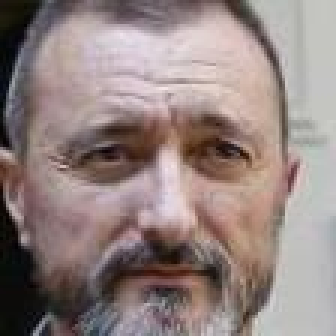
#> input picture software/src/same_person_1.jpg, 112 x 112 px (shown 3 times larger)
$ python run_verify.py --image ../src/same_person_1.jpg
#> lines starting #> are read from the running program, lines starting #| are printed output that depends on the picture
#!/usr/bin/env python3
"""
run_verify.py
Full end-to-end RTL verification: generate C-model golden files and RTL
simulation output from the same input image, then compare all 50 layers.

Run from project root:
  # Full flow (image → golden + RTL → compare):
  python3 software/eval/run_verify.py --image path/to/face.jpg

  # Skip golden regen (assume current golden/ files match layer0_in.txt):
  python3 software/eval/run_verify.py --image path/to/face.jpg --skip-golden

  # Only compare existing files (no re-running anything):
  python3 software/run_verify.py --verify-only

  # Full flow on the default test image (uses current layer0_in.txt):
  python3 software/run_verify.py
"""

import argparse
import os
import subprocess
import sys
import numpy as np
from PIL import Image

PROJECT_ROOT = os.path.abspath(os.path.join(os.path.dirname(__file__), "../.."))
GOLDEN_DIR   = os.path.join(PROJECT_ROOT, "software/golden")

# Resolved per --sim argument in main()
_sim          = "v1"
SIM_DIR       = None
LAYER_HEX_DIR = None
HEX_DIR       = None
MAKE_TARGET   = None

SIM_CONFIGS = {
    "v1": {
        "sim_dir":       os.path.join(PROJECT_ROOT, "hardware/frontend/sim"),
        "layer_hex_dir": os.path.join(PROJECT_ROOT, "hardware/frontend/sim/layer_hex"),
        "hex_dir":       os.path.join(PROJECT_ROOT, "hardware/frontend/sim/hex"),
        "make_target":   "top",
        "label":         "RTL v1",
    },
    "v2": {
        "sim_dir":       os.path.join(PROJECT_ROOT, "hardware/frontend/sim2"),
        "layer_hex_dir": os.path.join(PROJECT_ROOT, "hardware/frontend/sim2/layer_hex"),
        "hex_dir":       os.path.join(PROJECT_ROOT, "hardware/frontend/sim2/hex"),
        "make_target":   "top",
        "label":         "RTL v2",
    },
    "gl": {
        "sim_dir":       os.path.join(PROJECT_ROOT, "hardware/frontend/sim2"),
        "layer_hex_dir": os.path.join(PROJECT_ROOT, "hardware/frontend/sim2/layer_hex_gl"),
        "hex_dir":       os.path.join(PROJECT_ROOT, "hardware/frontend/sim2/hex"),
        "make_target":   "gl",
        "label":         "Gate-Level (v2 netlist)",
    },
}

B0 = 0x00000
B1 = 0x54000
B2 = 0xA8000

LAYER_PARAMS = {
     0: {"C":  64, "H": 56, "W": 48, "offset": B1},
     1: {"C":  64, "H": 56, "W": 48, "offset": B2},
     2: {"C": 128, "H": 56, "W": 48, "offset": B1},
     3: {"C": 128, "H": 28, "W": 24, "offset": B2},
     4: {"C":  64, "H": 28, "W": 24, "offset": B1},
     5: {"C": 128, "H": 28, "W": 24, "offset": B2},
     6: {"C": 128, "H": 28, "W": 24, "offset": B0},
     7: {"C":  64, "H": 28, "W": 24, "offset": B2},
     8: {"C": 128, "H": 28, "W": 24, "offset": B1},
     9: {"C": 128, "H": 28, "W": 24, "offset": B0},
    10: {"C":  64, "H": 28, "W": 24, "offset": B1},
    11: {"C": 128, "H": 28, "W": 24, "offset": B2},
    12: {"C": 128, "H": 28, "W": 24, "offset": B0},
    13: {"C":  64, "H": 28, "W": 24, "offset": B2},
    14: {"C": 128, "H": 28, "W": 24, "offset": B1},
    15: {"C": 128, "H": 28, "W": 24, "offset": B0},
    16: {"C":  64, "H": 28, "W": 24, "offset": B1},
    17: {"C": 256, "H": 28, "W": 24, "offset": B2},
    18: {"C": 256, "H": 14, "W": 12, "offset": B0},
    19: {"C": 128, "H": 14, "W": 12, "offset": B2},
    20: {"C": 256, "H": 14, "W": 12, "offset": B1},
    21: {"C": 256, "H": 14, "W": 12, "offset": B0},
    22: {"C": 128, "H": 14, "W": 12, "offset": B1},
    23: {"C": 256, "H": 14, "W": 12, "offset": B2},
    24: {"C": 256, "H": 14, "W": 12, "offset": B0},
    25: {"C": 128, "H": 14, "W": 12, "offset": B2},
    26: {"C": 256, "H": 14, "W": 12, "offset": B1},
    27: {"C": 256, "H": 14, "W": 12, "offset": B0},
    28: {"C": 128, "H": 14, "W": 12, "offset": B1},
    29: {"C": 256, "H": 14, "W": 12, "offset": B2},
    30: {"C": 256, "H": 14, "W": 12, "offset": B0},
    31: {"C": 128, "H": 14, "W": 12, "offset": B2},
    32: {"C": 256, "H": 14, "W": 12, "offset": B1},
    33: {"C": 256, "H": 14, "W": 12, "offset": B0},
    34: {"C": 128, "H": 14, "W": 12, "offset": B1},
    35: {"C": 256, "H": 14, "W": 12, "offset": B2},
    36: {"C": 256, "H": 14, "W": 12, "offset": B0},
    37: {"C": 128, "H": 14, "W": 12, "offset": B2},
    38: {"C": 512, "H": 14, "W": 12, "offset": B1},
    39: {"C": 512, "H":  7, "W":  6, "offset": B0},
    40: {"C": 128, "H":  7, "W":  6, "offset": B2},
    41: {"C": 256, "H":  7, "W":  6, "offset": B1},
    42: {"C": 256, "H":  7, "W":  6, "offset": B0},
    43: {"C": 128, "H":  7, "W":  6, "offset": B1},
    44: {"C": 256, "H":  7, "W":  6, "offset": B2},
    45: {"C": 256, "H":  7, "W":  6, "offset": B0},
    46: {"C": 128, "H":  7, "W":  6, "offset": B2},
    47: {"C": 512, "H":  7, "W":  6, "offset": B1},
    48: {"C": 512, "H":  1, "W":  1, "offset": B0},
    49: {"C": 128, "H":  1, "W":  1, "offset": B1},
}


def hex_to_int16(h):
    v = int(h, 16)
    return v - 0x10000 if v >= 0x8000 else v


def preprocess(image_path):
#> called with image_path = '../src/same_person_1.jpg'
    img = Image.open(image_path).convert("RGB").resize((96, 112))
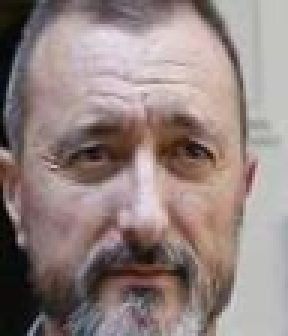
#> img: PIL image 96x112 RGB (shown 3 times larger); mean R, G, B 146.9, 131.2, 128.6
    arr = (np.array(img, dtype=np.float32) - 127.5) / 128.0
    return arr.transpose(2, 0, 1)[np.newaxis]  # (1,3,112,96)


def write_layer0_in(image_path):
    inp = preprocess(image_path)
    out_path = os.path.join(GOLDEN_DIR, "layer0_in.txt")
    with open(out_path, "w") as f:
        for v in inp.flatten():
            f.write(f"{v:.6f}\n")
#> this loop made 32256 passes
#> v on passes 1 to 3: -0.77, -0.777, -0.785
    print(f"[Setup] Wrote {out_path}  ({inp.size} floats)")
#| [Setup] Wrote software/golden/layer0_in.txt  (32256 floats)
#> (the call stopped at in run_golden, `r = subprocess.run( [sys.executable, "software/gen_all_golden.py"], cw..`: subprocess is not available in this run)
#> (the call stopped at in run_rtl, `r = subprocess.run( [sys.executable, "gen_hex.py"], cwd=SIM_DIR, stdou..`: subprocess is not available in this run)


def run_golden():
    print("[Golden] Running gen_all_golden.py ...")
    r = subprocess.run(
        [sys.executable, "software/gen_all_golden.py"],
        cwd=PROJECT_ROOT,
        stdout=subprocess.PIPE, stderr=subprocess.PIPE
    )
    out = r.stdout.decode() + r.stderr.decode()
    if r.returncode != 0:
        sys.exit(f"[Golden] FAILED:\n{out}")
    for line in out.splitlines():
        if line.strip():
            print(f"  {line}")


def run_rtl():
    label  = SIM_CONFIGS[_sim]["label"]
    target = SIM_CONFIGS[_sim]["make_target"]
    print(f"[Sim] Running gen_hex.py ({label}) ...")
    r = subprocess.run(
        [sys.executable, "gen_hex.py"],
        cwd=SIM_DIR,
        stdout=subprocess.PIPE, stderr=subprocess.PIPE
    )
    if r.returncode != 0:
        sys.exit(f"[Sim] gen_hex.py FAILED:\n{r.stderr.decode()}")

    est = {"top": "~5 min", "gl": "~several hours"}.get(target, "")
    print(f"[Sim] Running make {target} {est} ...")
    r = subprocess.run(
        ["make", target],
        cwd=SIM_DIR,
        stdout=subprocess.PIPE, stderr=subprocess.PIPE
    )
    if r.returncode != 0:
        sys.exit(f"[Sim] make {target} FAILED:\n{r.stderr.decode()}")
    print(f"[Sim] {label} simulation complete.")


def load_rtl_hex(layer):
    hex_file = os.path.join(LAYER_HEX_DIR, f"rtl_out_layer{layer}.hex")
    if not os.path.exists(hex_file):
        # GL sim writes final SRAM to hex/rtl_out_gl.hex; RTL v1 to hex/rtl_out.hex
        fallback = "rtl_out_gl.hex" if _sim == "gl" else "rtl_out.hex"
        hex_file = os.path.join(HEX_DIR, fallback)
    if not os.path.exists(hex_file):
        return None, None
    with open(hex_file) as f:
        lines = [l.strip() for l in f if l.strip() and not l.startswith("@")]
    return lines, hex_file


def verify_layer(layer):
    params  = LAYER_PARAMS[layer]
    C, H, W = params["C"], params["H"], params["W"]
    offset  = params["offset"]
    n       = C * H * W

    golden_path = os.path.join(GOLDEN_DIR, f"layer{layer}_out_fixed.txt")
    if not os.path.exists(golden_path):
        return None

    with open(golden_path) as f:
        golden = np.array([int(l.strip()) for l in f], dtype=np.int32).reshape(C, H, W)

    lines, _ = load_rtl_hex(layer)
    if lines is None:
        return None

    rtl_raw = np.array([hex_to_int16(lines[offset + i]) for i in range(n)])
    rtl_chw = rtl_raw.reshape(H, W, C).transpose(2, 0, 1)

    diffs = np.abs(rtl_chw.astype(np.int32) - golden.astype(np.int32))
    return {
        "n":      n,
        "exact":  int(np.sum(diffs == 0)),
        "within1": int(np.sum(diffs <= 1)),
        "mean":   float(np.mean(diffs)),
        "max":    int(np.max(diffs)),
    }


def print_summary(results):
    GREEN = "\033[32m"
    RED   = "\033[31m"
    RESET = "\033[0m"

    label = SIM_CONFIGS[_sim]["label"]
    print(f"\n[{label}] Layer comparison vs golden")
    print(f"\n{'Layer':>6}  {'Exact%':>8}  {'±1%':>7}  {'MeanErr':>8}  {'MaxErr':>7}")
    print("-" * 50)
    all_pass = True
    for layer in sorted(results):
        r = results[layer]
        if r is None:
            print(f"  L{layer:02d}   {'MISSING':>8}")
            continue
        pct   = r["exact"] / r["n"] * 100
        pct1  = r["within1"] / r["n"] * 100
        color = GREEN if pct == 100.0 else RED
        all_pass = all_pass and (pct == 100.0)
        print(f"  L{layer:02d}  {color}{pct:7.2f}%{RESET}  {pct1:6.2f}%  {r['mean']:8.3f}  {r['max']:7d}")
    print("-" * 50)
    status = f"{GREEN}ALL PASS{RESET}" if all_pass else f"{RED}FAILURES DETECTED{RESET}"
    print(f"  Status: {status}\n")


def main():
    global SIM_DIR, LAYER_HEX_DIR, HEX_DIR, MAKE_TARGET, _sim

    ap = argparse.ArgumentParser(description="RTL end-to-end layer verification")
    ap.add_argument("--sim",          choices=["v1", "v2", "gl"], default="v1",
                    help="Simulation source: v1=sim/, v2=sim2/RTL, gl=sim2/gate-level (default: v1)")
    ap.add_argument("--image",        help="Input face image (triggers full flow)")
    ap.add_argument("--skip-golden",  action="store_true",
                    help="Skip gen_all_golden.py (reuse existing golden files)")
    ap.add_argument("--skip-rtl",     action="store_true",
                    help="Skip simulation run (reuse existing layer_hex files)")
    ap.add_argument("--verify-only",  action="store_true",
                    help="Only compare existing files, run nothing")
    ap.add_argument("--layers",       nargs="+", type=int,
                    help="Specific layers to verify (default: all 0-49)")
    args = ap.parse_args()

    _sim = args.sim
    cfg  = SIM_CONFIGS[_sim]
    SIM_DIR       = cfg["sim_dir"]
    LAYER_HEX_DIR = cfg["layer_hex_dir"]
    HEX_DIR       = cfg["hex_dir"]
    MAKE_TARGET   = cfg["make_target"]

    if not args.verify_only:
        if args.image:
            if not os.path.exists(args.image):
                sys.exit(f"Image not found: {args.image}")
            write_layer0_in(args.image)
        else:
            layer0_in = os.path.join(GOLDEN_DIR, "layer0_in.txt")
            if not os.path.exists(layer0_in):
                sys.exit("No --image provided and layer0_in.txt not found.")
            print(f"[Setup] Using existing {layer0_in}")

        if not args.skip_golden:
            run_golden()
        else:
            print("[Golden] Skipped (--skip-golden).")

        if not args.skip_rtl:
            run_rtl()
        else:
            print("[RTL] Skipped (--skip-rtl).")

    layers = args.layers if args.layers else list(range(50))
    print(f"\n[Verify] Comparing {len(layers)} layers ...")
    results = {layer: verify_layer(layer) for layer in layers}
    print_summary(results)


if __name__ == "__main__":
    main()
